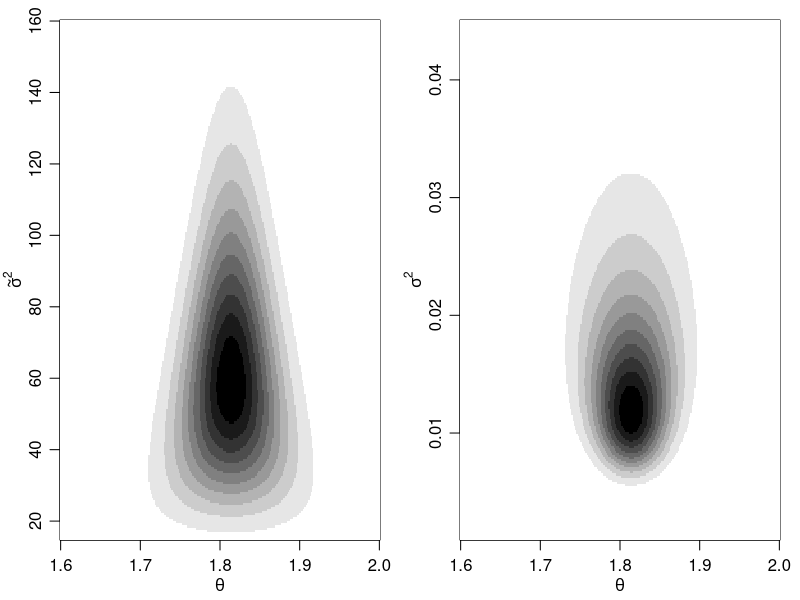
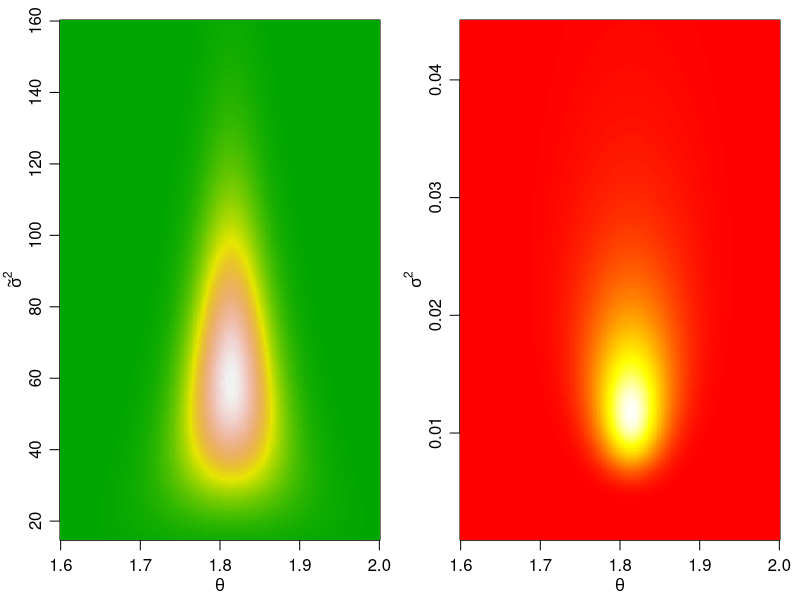
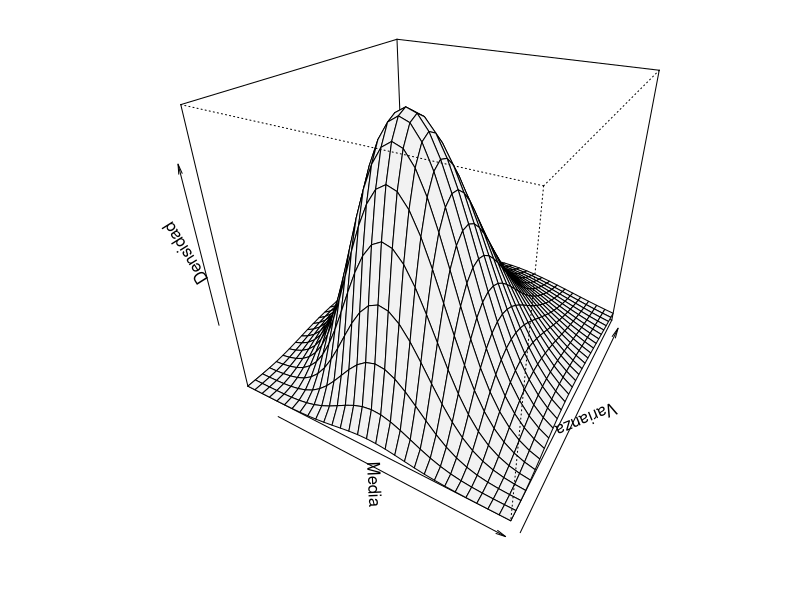
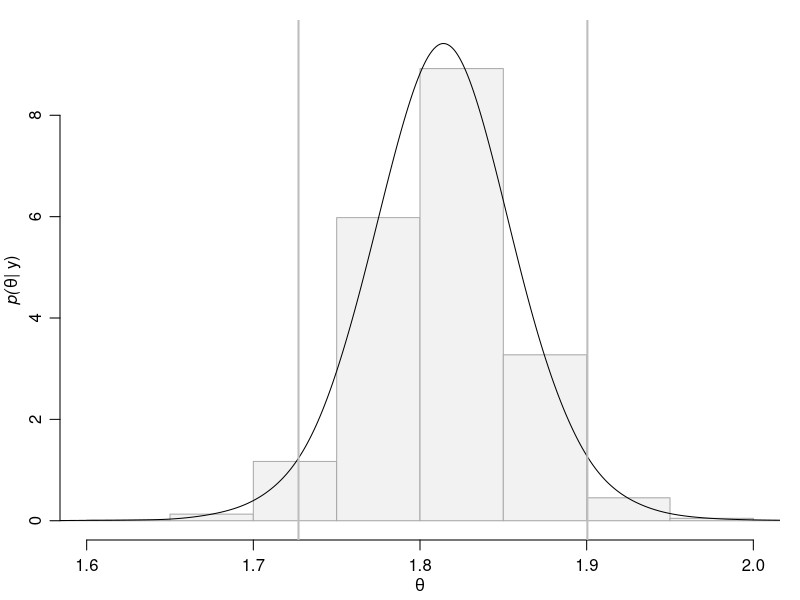
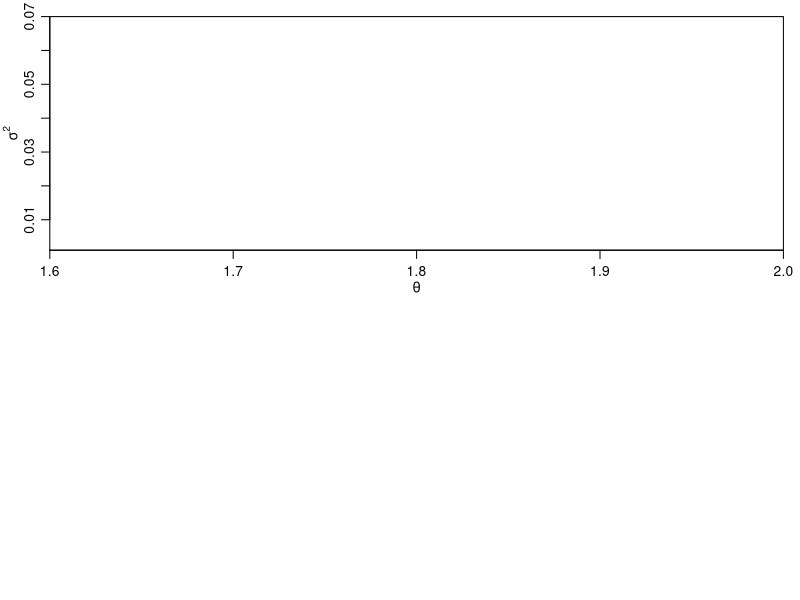

These figures' R source, in order: (Note: this script raises an error after producing the figures.)
#################
# Modelo normal #
#################

# Caso de estudio: Longitud de alas de mosquitos
# 
# En 1981, los bi?logos W. L. Grogan y W. W. Wirth descubrieron en las selvas de 
# Brasil dos nuevas variedades de un diminuto insecto picador llamado mosquito 
# (midge). Llamaron a un tipo de mosquito mosquito Apf y al otro mosquito Af. 
# Los bi?logos descubrieron que el mosquito Apf es portador de una enfermedad 
# debilitante que causa inflamaci?n del cerebro cuando un humano est? mordido 
# por un mosquito infectado. Aunque la enfermedad rara vez es fatal, la 
# discapacidad causada por la hinchaz?n puede ser permanente. La otra forma de 
# mosquito, el Af, es bastante inofensiva y un valioso polinizador. 
# En un esfuerzo por distinguir las dos variedades, los bi?logos tomaron medidas 
# en los mosquitos que capturaron. Este es un conjunto de datos valioso para 
# probar m?todos de clasificaci?n.

# Considere los datos de la longitud del ala en mil?metros de nueve miembros de 
# la especie Af de mosquitos. A partir de estas nueve mediciones, se quiere 
# hacer inferencia sobre la media poblacional theta. Otros estudios sugieren que 
# la longitud de las alas suele ser de alrededor de 1.9 mm. Claramente, se tiene 
# que las longitudes deben ser positivas, lo que implica que theta > 0.


########
# data #
########

# install.packages("Flury")
# cargar data de Grogan y Wirth (1981), disponible en la libreria Flury
# esta libraria no se encuentra disonible para versiones resientes de R  
# library(Flury)
# data(midge)  
# y    <- midge[midge[,1]=="Af", 3]

y    <- c(1.64, 1.70, 1.72, 1.74, 1.82, 1.82, 1.82, 1.90, 2.08)
n    <- length(y)
ybar <- mean(y)
s2   <- var(y)

# Definici?n de la distribuci?n previa (ELICITACIÓN DE LOS HIPERPARAMETROS)
#
# * Otros estudios sugieren que la longitud promedio suele ser de 1.9 mm con una
#   una desviaci?n est?ndar de 0.1 mm.
# * Se usa kappa_0 = nu_0 = 1 para que las previas sean no informativas dado que 
#   esta poblaci?n en particular puede diferir notoriamente de aquellas estudiadas
#   en otras investigaciones
#
# Hiperpar?metros:
# * mu_0      : media a priori 
# * kappa_0   : n. de "observaciones previas" (cantidad de info) asociadas con mu_0  
# * sigma^2_0 : varianza a priori
# * nu_0      : n. de "observaciones previas" (cantidad de info) asociadas con sigma^2_0  
mu0 <- 1.9  
k0  <- 1  ## como para no hacerlo tan informativo, entre más grande más peso
s20 <- 0.1^2  
nu0 <- 1  ## lo mismo, chiquito para no hacerlo tan informativo. Además el tamaño de muestra es pequeño

# inferencia posterior
kn  <- k0 + n 
nun <- nu0 + n
mun <- (k0*mu0 + n*ybar)/kn  
s2n <- (nu0*s20 +(n-1)*s2 + k0*n*(ybar-mu0)^2/kn)/nun

# DISTRIBUCION POSTERIOR
#
# p( theta, sigma^2 | y ) = p( theta | sigma^2, y ) x p(sigma^2 | y)
#
# 1. p( theta | sigma^2, y ) = Normal( theta | 1.814, sigma^2/10 )
# 2. p( sigma^2 | y ) = Gamma-Inversa( sigma^2 | 10/2, 10*0.0153/2 )

# representanci?n gr?fica de la distribucion posterior de ( theta, sigma^2 )

#es como la densidad de GI
dinvgamma <- function(x, a, b, log = FALSE) {
  # calcula la funcion de densidad de una Gamma-Inversa
  out <- a*log(b) - lgamma(a) - (a+1)*log(x) - b/x 
  if (log == FALSE) out <- exp(out)
  return(out)
}

gs <- 250  # n. de puntos a evaluar en un rango de valores

#grillas
theta <- seq(from = 1.6,  to = 2.0,  length = gs)  # theta     : media
is2   <- seq(from = 15,   to = 160,  length = gs)  # 1/sigma^2 : presici?n
s2g   <- seq(from = .001, to = .045, length = gs)  # sigma^2   : varianza  

# evaluar y almacenar la distribuci?n posterior conjunta (escala log) en el rango de valores
# log p( theta, sigma^2 | y ) = log p( theta | sigma^2, y ) + log p(sigma^2 | y)

#ld means log density between theta and sigma or inverse sigma

ld.th.is2 <- matrix(data = NA, nrow = gs, ncol = gs)  # para ( theta, 1/sigma^2 ) 
ld.th.s2  <- matrix(data = NA, nrow = gs, ncol = gs)  # para ( theta, sigma^2 )
for(i in 1:gs) { 
  for(j in 1:gs) {
    ld.th.is2[i,j] <- dnorm(x = theta[i], mean = mun, sd = 1/sqrt(is2[j]*kn), log = T) + dgamma(x = is2[j], shape = nun/2, rate = nun*s2n/2, log = T)
    ld.th.s2 [i,j] <- dnorm(x = theta[i], mean = mun, sd = sqrt(s2g[j]/kn), log = T) + dinvgamma(x = s2g[j], a = nun/2, nun*s2n/2, log = T)
  }
} 

# CURVAS DE NIVEL ESCALA DE GRISES

#exponenciamos para tener una escala real

grays <- gray((10:0)/10)  # paleta de colores (escala de grises)
windows(height=3.5,width=7)
par(mfrow=c(1,2), mar=c(3,3,1,1), mgp=c(1.75,.75,0))
# posterior (theta, 1/sigma^2)
image(x = theta, y = is2, z = exp(ld.th.is2), col = grays, 
      xlab = expression(theta), ylab = expression(tilde(sigma)^2)) 
# posterior (theta, sigma^2)
image(x = theta, y = s2g, z = exp(ld.th.s2), col = grays, 
      xlab = expression(theta), ylab = expression(sigma^2))

# CURVAS DE NIVEL FACHERAS

windows(height=3.5,width=7)
par(mfrow=c(1,2), mar=c(3,3,1,1), mgp=c(1.75,.75,0))
# posterior (theta, 1/sigma^2)
image(x = theta, y = is2, z = exp(ld.th.is2), col = terrain.colors(100), 
      xlab = expression(theta), ylab = expression(tilde(sigma)^2)) 
# posterior (theta, sigma^2)
image(x = theta, y = s2g, z = exp(ld.th.s2), col = heat.colors(100), 
      xlab = expression(theta), ylab = expression(sigma^2))

# GRAFICO 3-D

gs <- 30  # n. de puntos a evaluar en un rango de valores

theta <- seq(from = 1.72,  to = 1.9,  length = gs)  # theta     : media
s2g   <- seq(from = .005, to = .030, length = gs)  # sigma^2   : varianza  

ld.th.s2 <- matrix(data = NA, nrow = gs, ncol = gs)  # para ( theta, sigma^2 )
for(i in 1:gs) { 
  for(j in 1:gs) {
    ld.th.s2[i,j] <- dnorm(x = theta[i], mean = mun, sd = sqrt(s2g[j]/kn), log = T) + dinvgamma(x = s2g[j], a = nun/2, nun*s2n/2, log = T)
  }
}

windows(height=3.5,width=3.5)
par(mfrow=c(1,1), mar=c(3,3,1,1), mgp=c(1.75,.75,0))
persp(x = theta, y = s2g, z = exp(ld.th.s2), theta = 30, phi = 30, expand = 1, 
      xlab = "Media", ylab = "Varianza", zlab = "Densidad", col = "gray95")

#-------------------------------------------------------------------------------
#inferencia
#-------------------------------------------------------------------------------

# GENERACION DE MUESTRAS DE LA DISTRIBUCION POSTERIOR
# * simulacion de monte carlo
# * calcular cualquier cantidad posterior de interes
#   - tendencia
#   - variabilidad
#   - probabilidades
#   - graficos

# n. de simulaciones
S <- 50000

#primero simula los sigma2_n para simular los thetas_n, uno para cada uno

set.seed(1)
s2.postsample    <- 1/rgamma(n = S, shape = nun/2, rate = nun*s2n/2)
theta.postsample <- rnorm(n = S, mean = mun, sd = sqrt(s2.postsample/kn))

# * alternativamente, se podria usan un ciclo for generar los valores uno por uno
# * esta alternativa es mas ineficiente, pero la estructura es util para luego 
#   dise?ar algoritmos mas avanzados
s2.postsample <- NULL
theta.postsample <- NULL
set.seed(1)
for (i in 1:S) {
  # simulacion
  sigma2 <- 1/rgamma(n = 1,  shape = nun/2, rate = nun*s2n/2)
  theta  <- rnorm(n = 1, mean = mun, sd = sqrt(sigma2/kn))
  # almacenamiento
  s2.postsample[i] <- sigma2
  theta.postsample[i] <- theta
  # progreso
  if (i%%5000== 0) cat("Completado ", i/S*100, "% \n", sep = "") 
}

# INFERENCIA POSTERIOR SOBRE theta

# intervalo de credibilidad al 95%
quantile(x = theta.postsample, c(.025,.975))

# intervalo de confianza al 95% bajo normalidad (distribuci?n t)
n    <- length(y)
ybar <- mean(y)
s2   <- var(y)
ybar + qt(p = c(.025,.975), df = n-1)*sqrt(s2/n)

# intervalo de confianza al 95% bajo normalidad (Bootstrap)
library(boot)
f <- function(data, indices) {
  dt <- data[indices]
  mean(dt)
}
set.seed(12345)
Bootstrap <- boot(data = y, statistic = f, R = 50000)
boot.ci(boot.out = Bootstrap)

# media posterior de theta, E( theta | y )
mean(theta.postsample)

# probabilidad posterior de que theta sea mayor que 1.8, Pr( theta > 1.8 | y)
mean( theta.postsample > 1.8 )

# INFERENCIA POSTERIOR SOBRE sigma^2

# intervalo de credibilidad al 95%
quantile(x = s2.postsample, c(.025, .975) )

# media posterior de sigma^2, E( sigma^2 | y )
mean(s2.postsample)

# INFERENICA POSTERIOR SOBRE FUNCIONES DE ( theta, sigma^2 )

# intervalo de credibilidad para la desviaci?n est?ndar sigma
quantile(x = sqrt(s2.postsample), c(.025, .975))

# estimacion puntual del coef. de variaci?n sigma/theta
mean( sqrt(s2.postsample)/theta.postsample )

# Probabilidad de que el CV sea < 7%
mean(sqrt(s2.postsample)/theta.postsample < 0.07)

# intervalo de credibilidad para el coef. de variaci?n sigma/theta
quantile(x = sqrt(s2.postsample)/theta.postsample, c(.025, .975))

# GRAFICO DISTRIBUCION MARGINAL DE THETA
 
windows(height=3.5,width=3.5)
par(mfrow=c(1,1), mar=c(3,3,1,1), mgp=c(1.75,.75,0))
# histograma
hist(x = theta.postsample, freq = F, 
     main="",xlab=expression(theta),xlim=c(1.60,2.0), 
     ylim=c(0,9.5), col = "gray95", border = "darkgray",
     ylab=expression( paste(italic("p("), theta,"| y)",sep="")))
# estimacion kernel
lines(density(theta.postsample,adjust=3)) 
abline(v=quantile(x = theta.postsample, c(.025,.975)), col="gray", lwd=2)

# GRAFICO DISTRIBUCIONES POSTERIORES

gs <- 250
theta <- seq(from = 1.6,  to = 2.0,  length = gs)  # theta     : media
s2g   <- seq(from = .001, to = .045, length = gs)  # sigma^2   : varianza  

ld.th.s2 <- matrix(data = NA, nrow = gs, ncol = gs)  # para ( theta, sigma^2 )
for(i in 1:gs) { 
  for(j in 1:gs) {
    ld.th.s2[i,j] <- dnorm(x = theta[i], mean = mun, sd = sqrt(s2g[j]/kn), log = T) + dinvgamma(x = s2g[j], a = nun/2, nun*s2n/2, log = T)
  }
}

windows(height=7,width=7)
layout(matrix(c(1,1,2,3),2,2,byrow=T))
par(mar=c(3,3,1,1), mgp=c(1.75,.75,0))
# distribucion posterior conjunta
image(x = theta, y = s2g, z = exp(ld.th.s2), col = 'grays', 
      xlab = expression(theta), ylab = expression(sigma^2), 
      xlim = c(1.60,2.0), ylim=c(.001,.07))
# muestras
points(theta.postsample[1:5000], s2.postsample[1:5000], pch = ".", col = "blue")
# distribucion posterior marginal theta
plot(density(theta.postsample,adjust=3), main="", xlab=expression(theta), xlim=c(1.60,2.0),
     ylab=expression(paste(italic("p("), theta,"| y)",sep=""))) 
abline(v=quantile(x = theta.postsample, c(.025,.975)), col="gray", lwd=2)
# distribucion posterior marginal sigma^2
plot(density(s2.postsample,adjust=3), main="", xlab=expression(sigma^2), xlim=c(0,.075),
     ylab=expression(paste(italic("p("), sigma^2,"| y)",sep=""))) 
abline(v=quantile(x = s2.postsample, c(0.025, 0.975)), col="gray", lwd=2)

#-------------------------------------------------------------------------------
#-------------------------------------------------------------------------------
#-------------------------------------------------------------------------------
#-------------------------------------------------------------------------------
